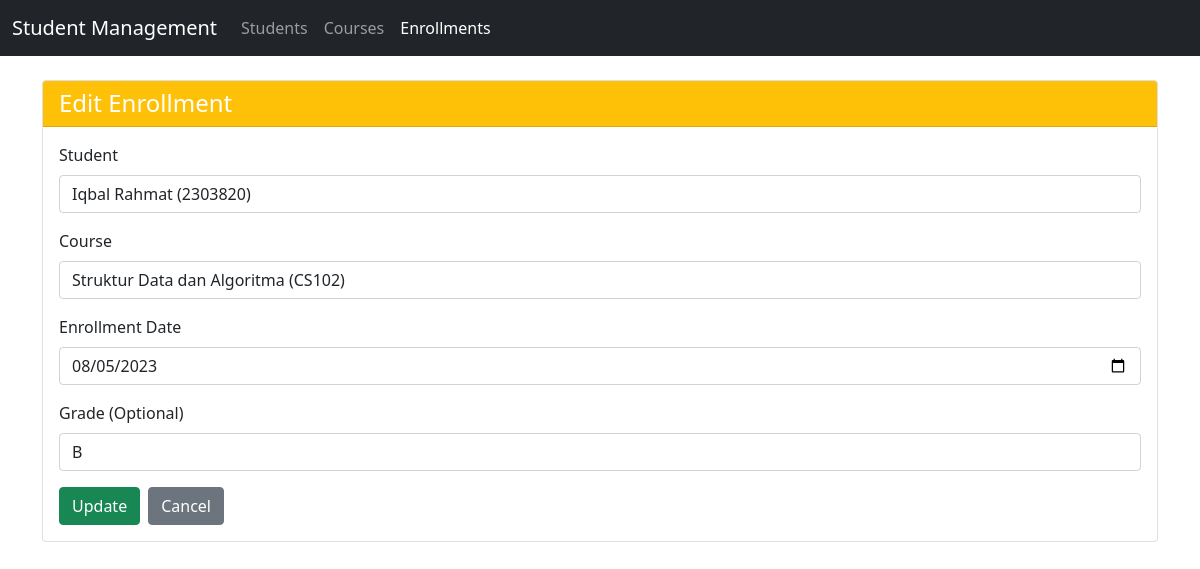
/project/index.php?controller=enrollment&action=edit&id=2, run on the app's committed database.
### tables this page shows
CREATE TABLE `enrollments` (
  `id` int(11) NOT NULL AUTO_INCREMENT,
  `student_id` int(11) NOT NULL,
  `course_id` int(11) NOT NULL,
  `enrollment_date` date NOT NULL,
  `grade` varchar(2) DEFAULT NULL,
  PRIMARY KEY (`id`),
  FOREIGN KEY (`student_id`) REFERENCES `students`(`id`) ON DELETE CASCADE,
  FOREIGN KEY (`course_id`) REFERENCES `courses`(`id`) ON DELETE CASCADE
);

### project/models/Student.php (called while the page is built, shortened)
<?php
require_once 'config/connection.php';
class Student {
    private $conn;
    private $table = 'students';
    public function __construct() {
        $database = new Database();
        $this->conn = $database->getConnection();
    }
    public function getAll() {
        $query = "SELECT * FROM {$this->table}";
        $result = $this->conn->query($query);
        return $result;
    }
}
?>

### project/config/connection.php (called while the page is built, shortened)
<?php
class Database {
    private $host = "localhost";
    private $username = "root";
    private $password = "";
    private $database = "tp_mvc";
    private $conn = null;
    public function getConnection() {
        if ($this->conn === null) {
            $this->conn = new mysqli($this->host, $this->username, $this->password, $this->database);
        }
        return $this->conn;
    }
}
?>

### project/controllers/EnrollmentController.php (called while the page is built, shortened)
<?php
require_once 'models/Enrollment.php';
require_once 'models/Student.php';
require_once 'models/Course.php';
require_once 'views/enrollment.view.php';
class EnrollmentController {
    private $enrollment;
    private $student;
    private $course;
    private $view;
    public function __construct() {
        $this->enrollment = new Enrollment();
        $this->student = new Student();
        $this->course = new Course();
        $this->view = new EnrollmentView();
    }
    public function edit($id) {
        $students = $this->student->getAll();
        $courses = $this->course->getAll();
        if (!$this->enrollment->getById($id)) {
            $_SESSION['error'] = 'Enrollment not found';
            header('Location: index.php?controller=enrollment&action=index');
            return;
        }
        $this->view->renderEdit($this->enrollment, $students, $courses);
    }
}
?>

### project/models/Enrollment.php (called while the page is built, shortened)
<?php
require_once 'config/connection.php';
class Enrollment {
    private $conn;
    private $table = 'enrollments';
    public function __construct() {
        $database = new Database();
        $this->conn = $database->getConnection();
    }
    public function getById($id) {
        $query = "SELECT e.*,
                 s.name as student_name,
                 s.nim as student_nim,
                 c.course_name,
                 c.course_code
                 FROM {$this->table} e
                 JOIN students s ON e.student_id = s.id
                 JOIN courses c ON e.course_id = c.id
                 WHERE e.id = ?";
        $stmt = $this->conn->prepare($query);
        $stmt->bind_param("i", $id);
        $stmt->execute();
        $result = $stmt->get_result();
        if ($result->num_rows > 0) {
            $row = $result->fetch_assoc();
            $this->student_id = $row['student_id'];
            $this->course_id = $row['course_id'];
            return true;
        }
        return false;
    }
}
?>

### project/models/Course.php (called while the page is built, shortened)
<?php
require_once 'config/connection.php';
class Course {
    private $conn;
    private $table = 'courses';
    public function __construct() {
        $database = new Database();
        $this->conn = $database->getConnection();
    }
    public function getAll() {
        $query = "SELECT * FROM {$this->table}";
        $result = $this->conn->query($query);
        return $result;
    }
}
?>

### project/views/enrollment.view.php (the view, shortened to what this page needs)
<?php
require_once  'views/template.class.php';
class EnrollmentView
{
    public function renderEdit($enrollment, $students, $courses)
    {
        $studentOptions = '';
        while ($student = $students->fetch_assoc()) {
            $selected = $student['id'] == $enrollment->student_id ? 'selected' : '';
            $studentOptions .= "<option value='{$student['id']}' $selected>{$student['name']} ({$student['nim']})</option>";
        }
        $courseOptions = '';
        while ($course = $courses->fetch_assoc()) {
            $selected = $course['id'] == $enrollment->course_id ? 'selected' : '';
            $courseOptions .= "<option value='{$course['id']}' $selected>{$course['course_name']} ({$course['course_code']})</option>";
        }
        $tpl = new Template("templates/enrollment/edit.html");
        $tpl->replace("JUDUL", "Edit Enrollment");
        $tpl->replace("NAVBAR", $this->getNavbar('enrollment'));
    }
    private function getNavbar($activeController)
    {
        $navbar = '<nav class="navbar navbar-expand-lg navbar-dark bg-dark">
            <div class="container-fluid">
                <a class="navbar-brand" href="index.php">Student Management</a>
                <div class="collapse navbar-collapse" id="navbarNav">
                    <ul class="navbar-nav">
                        <li class="nav-item">
                            <a class="nav-link ' . ($activeController == 'student' ? 'active' : '') . '" href="index.php?controller=student&action=index">Students</a>
                        </li>
                        <li class="nav-item">
                            <a class="nav-link ' . ($activeController == 'course' ? 'active' : '') . '" href="index.php?controller=course&action=index">Courses</a>
                        </li>
                        <li class="nav-item">
                            <a class="nav-link ' . ($activeController == 'enrollment' ? 'active' : '') . '" href="index.php?controller=enrollment&action=index">Enrollments</a>
                        </li>
                    </ul>
                </div>
            </div>
        </nav>';
        return $navbar;
    }
}

### project/views/template.class.php (shortened to what this page needs)
<?php
class Template
{
    var $content = '';
    function __construct($filename = '')
    {
        $this->content = implode('', @file($filename));
    }
    function clear()
    {
        $this->content = preg_replace("/DATA_[A-Z|_|0-9]+/", "", $this->content);
    }
    function write()
    {
        print $this->content;
    }
    function replace($old = '', $new = '')
    {
        if (is_int($new)) {
            $value = sprintf("%d", $new);
        } elseif (is_float($new)) {
            $value = sprintf("%f", $new);
        } elseif (is_array($new)) {
            $value = '';
            foreach ($new as $item) {
                $value .= $item . ' ';
            }
        } else {
            $value = $new;
        }
        $this->content = preg_replace("/$old/", $value, $this->content);
    }
}

### data on the page
enrollments: student_id "Iqbal Rahmat (2303820)", course_id "Struktur Data dan Algoritma (CS102)", enrollment_date "08/05/2023", grade "B"
